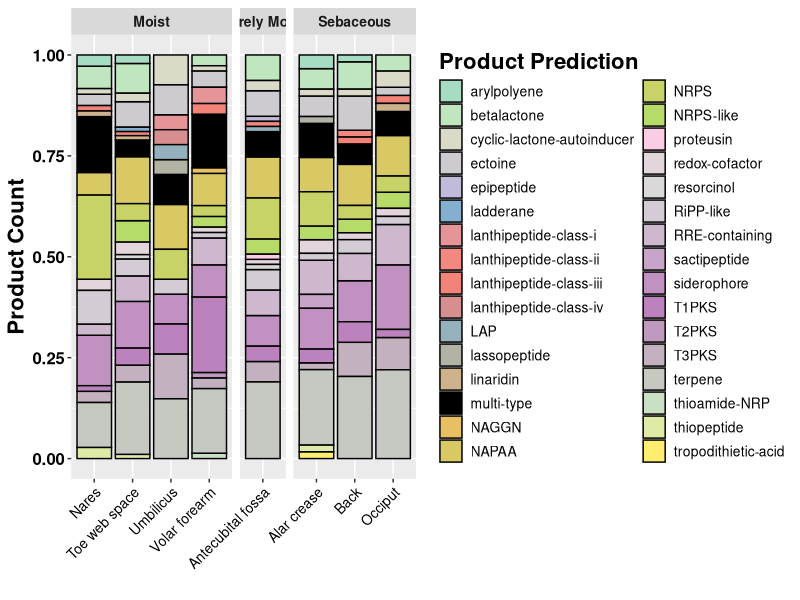

This chart was generated by the following R code:
#https://jkzorz.github.io/2019/06/05/stacked-bar-plots.html
library(ggplot2)

data <- read.table("Plot_Input.txt",header = TRUE, sep='\t')

#updated color palette 03/07/2023           
colors <- c("#8DD3C7", "#A6DCC2", "#BFE6BE", "#D8F0B9", "#F1F9B5", "#F8F8B6", "#EAE8BF", "#DBD9C8", "#CDCAD0", "#BFBBD9", "#CAAEC5", "#D7A1AE", "#000000", "#84AFCF", "#E59497", "#F28880", "#F18379", "#D68E8F", "#BB99A4", "#96B1BE", "#B2B2A5", "#CDB28C", "#E8B374", "#F8B662", "#E8BF63", "#D8C965", "#C7D267", "#B7DB68", "#BEDB7C", "#CED798", "#DED3B3", "#EED0CE", "#FACDE4", "#F2D0E1", "#EBD2DF", "#E3D5DC", "#DBD8D9", "#D4CCD5", "#CEB8CE", "#C8A5C8", "#C191C2", "#BC82BD", "#BF99BE", "#C3B1C0", "#C6C8C2", "#CAE0C4", "#D2EBBA", "#DDEBA7", "#E8EC94", "#F3EC81", "#FFED6F")

names(colors) <- c ("acyl_amino_acids", "arylpolyene", "betalactone", "blactam", "bottromycin", "butyrolactone", "CDPS", "cyclic-lactone-autoinducer", "ectoine", "epipeptide", "hglE-KS", "hserlactone", "multi-type", "ladderane", "lanthipeptide-class-i", "lanthipeptide-class-ii", "lanthipeptide-class-iii", "lanthipeptide-class-iv", "lanthipeptide-class-v", "LAP", "lassopeptide", "linaridin", "microviridin", "NA", "NAGGN", "NAPAA", "NRPS", "NRPS-like", "nucleoside", "phenazine", "phosphonate", "PKS-like", "proteusin", "ranthipeptide", "RaS-RiPP", "redox-cofactor", "resorcinol", "RiPP-like", "RRE-containing", "sactipeptide", "siderophore", "T1PKS", "T2PKS", "T3PKS", "terpene", "thioamide-NRP", "thioamitides", "thiopeptide", "transAT-PKS", "transAT-PKS-like", "tropodithietic-acid")


mx = ggplot(data, aes(x = Body_Site, fill = Product.Prediction, y = rel_abun)) + 
  geom_bar(stat = 'identity',colour = "black") + 
  facet_grid(~Site.Type, scales="free_x", space = "free_x", labeller=labeller(facet_category = label_wrap_gen(width=10))) +
  theme(axis.text.x = element_text(angle = 45,size = 10, colour = "black", hjust = 1), 
        axis.title.y = element_text(size = 16, face = "bold"), legend.title = element_text(size = 16, face = "bold"), 
        legend.text = element_text(size = 10, colour = "black"), 
        axis.text.y = element_text(colour = "black", size = 12, face = "bold"),
        strip.text = element_text(size = 10, face = "bold")) + 
  labs(x = "", y = "Product Count", fill = "Product Prediction") +
  scale_fill_manual(values = colors)
ggsave(file="bgc_by_site_210129.pdf", width=12, height=7, dpi=300)
